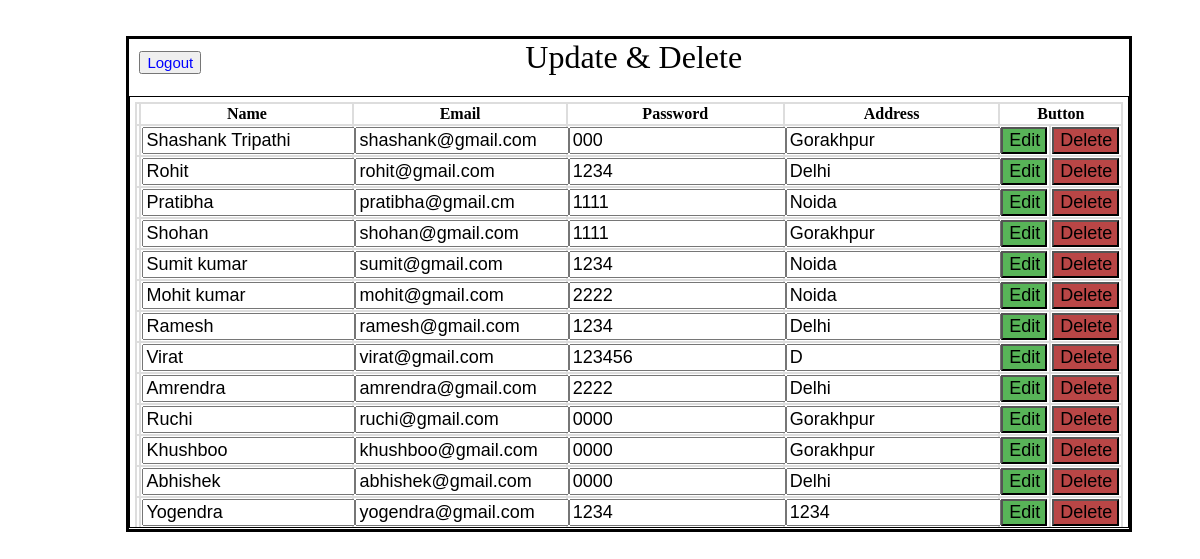
Page /userdetails (signed in) on the committed database.
### userlogin/models.py (models this page shows, shortened)
class Details(models.Model):
    name=models.CharField(max_length=100)
    email=models.EmailField(max_length=100)
    password=models.CharField(max_length=50)
    address=models.CharField(max_length=200)

### userlogin/views.py (the view)
# urls.py: path('userdetails',views.userdetails, name="userdetails"),
def userdetails(request):
    if 'email' in request.session:
        detail=Details.objects.all()
        if 'btn1' in request.POST:
            e=request.POST['btn1']
            n=request.POST.getlist('n')
            ind=n.index(e)
            n=n[ind:ind+5]
            Details.objects.filter(id = e).update(name = n[1], email=n[2], password=n[3], address=n[4])
            return render(request,"userdetailspage.html",{'detail':detail})
        elif 'btn2' in request.POST:
            d=request.POST['btn2']
            Details.objects.get(id=d).delete()
            return render(request,"userdetailspage.html",{'detail':detail})
        elif 'btn3' in request.POST:
            return redirect("login")
        else:
            return render(request,"userdetailspage.html",{'detail':detail})
    else:
        return redirect("login")

### templates/userdetailspage.html (shortened to what this page needs)
<!DOCTYPE html>
<html lang="en">
<head>
</head>
<body>
    <div class="m">
        <form method="POST">
        <button  class="l" type="submit" name="btn3">Logout</button>
        <label>Update & Delete</label>
        <div style = "margin-top: 2%; width: 98.8%; height: 420px; overflow:scroll; border: thin #000 solid; padding: 5px;">
            <table>
                <tr>
                  <th colspan="1"></th>
                  <th>Name</th>
                  <th>Email</th>
                  <th >Password</th>
                  <th>Address</th>
                  <th colspan="2">Button</th>
                </tr>
                 {% for i in detail %}
                <tr>
                  <td><input type="text" value="{{i.id}}" name="n" hidden></td>
                  <td><input type="text" value="{{i.name}}" name="n"></td>
                  <td><input type="text" value="{{i.email}}" name="n"></td>
                  <td><input type="text" value="{{i.password}}" name="n"></td>
                  <td><input type="text" value="{{i.address}}" name="n"></td>
                  <td><button class="ed" type="submit" value="{{i.id}}" name="btn1" style="background-color: rgb(88, 180, 88);">Edit</button></td>
                  <td><button class="ed" type="submit" value="{{i.id}}" name="btn2" style="background-color: rgb(185, 70, 70);">Delete</button></td>
                </tr>
                {% endfor %}
            </form>
        </div>
</body>
</html>

### templates/userdetailspage.html (style rules this page uses)
div.m { border-style: solid;width: 1000px;height: 490px; margin-left: 10%;margin-top: 3%; }
button.l { color: blue; margin-left: 1%;font-size: 15px; }
label { margin-left: 32%; font-size: xx-large; }
table { border-collapse: collapse; width: 100%; }
th { border: 2px solid #dddddd; text-align: center; }
td { border: 2px solid #dddddd; }
input { width: 98%; height: 98%; font-size:large; }
button.ed { width: 98%; height: 98%; font-size:large; }

### rows in the picture
Details: n "Shashank Tripathi", n "shashank@gmail.com", n "000", n "Gorakhpur", {{ i.id }} 3 (drawn)
Details: n "Rohit", n "rohit@gmail.com", n "1234", n "Delhi", {{ i.id }} 7 (drawn)
Details: n "Pratibha", n "pratibha@gmail.cm", n "1111", n "Noida", {{ i.id }} 8 (drawn)
Details: n "Shohan", n "shohan@gmail.com", n "1111", n "Gorakhpur", {{ i.id }} 9 (drawn)
Details: n "Sumit kumar", n "sumit@gmail.com", n "1234", n "Noida", {{ i.id }} 10 (drawn)
Details: n "Mohit kumar", n "mohit@gmail.com", n "2222", n "Noida", {{ i.id }} 11 (drawn)
Details: n "Ramesh", n "ramesh@gmail.com", n "1234", n "Delhi", {{ i.id }} 12 (drawn)
Details: n "Virat", n "virat@gmail.com", n "123456", n "D", {{ i.id }} 13 (drawn)
Details: n "Amrendra", n "amrendra@gmail.com", n "2222", n "Delhi", {{ i.id }} 14 (drawn)
Details: n "Ruchi", n "ruchi@gmail.com", n "0000", n "Gorakhpur", {{ i.id }} 15 (drawn)
Details: n "Khushboo", n "khushboo@gmail.com", n "0000", n "Gorakhpur", {{ i.id }} 16 (drawn)
Details: n "Abhishek", n "abhishek@gmail.com", n "0000", n "Delhi", {{ i.id }} 17 (drawn)
Details: n "Yogendra", n "yogendra@gmail.com", n "1234", {{ i.id }} 18 (drawn)
